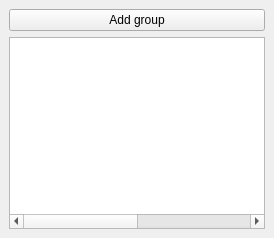
  <widget class="QDockWidget" name="dockWidget_5">
   <property name="windowTitle">
    <string>Groups</string>
   </property>
   <attribute name="dockWidgetArea">
    <number>1</number>
   </attribute>
   <widget class="QWidget" name="dockWidgetContents_3">
    <layout class="QVBoxLayout" name="verticalLayout_14">
     <item>
      <widget class="QPushButton" name="pushButton">
       <property name="text">
        <string>Add group</string>
       </property>
       <property name="icon">
        <iconset>
         <normaloff>../../icons/icons8-plus-mathe-60.png</normaloff>../../icons/icons8-plus-mathe-60.png</iconset>
       </property>
      </widget>
     </item>
     <item>
      <widget class="QTableWidget" name="tableGroups">
       <property name="acceptDrops">
        <bool>false</bool>
       </property>
       <property name="toolTip">
        <string/>
       </property>
       <property name="dragDropMode">
        <enum>QAbstractItemView::NoDragDrop</enum>
       </property>
       <attribute name="horizontalHeaderVisible">
        <bool>false</bool>
       </attribute>
       <attribute name="horizontalHeaderStretchLastSection">
        <bool>true</bool>
       </attribute>
       <attribute name="verticalHeaderVisible">
        <bool>false</bool>
       </attribute>
       <column>
        <property name="text">
         <string/>
        </property>
       </column>
       <column>
        <property name="text">
         <string/>
        </property>
       </column>
       <column>
        <property name="text">
         <string/>
        </property>
       </column>
       <column>
        <property name="text">
         <string>Name</string>
        </property>
       </column>
      </widget>
     </item>
    </layout>
   </widget>
  </widget>
